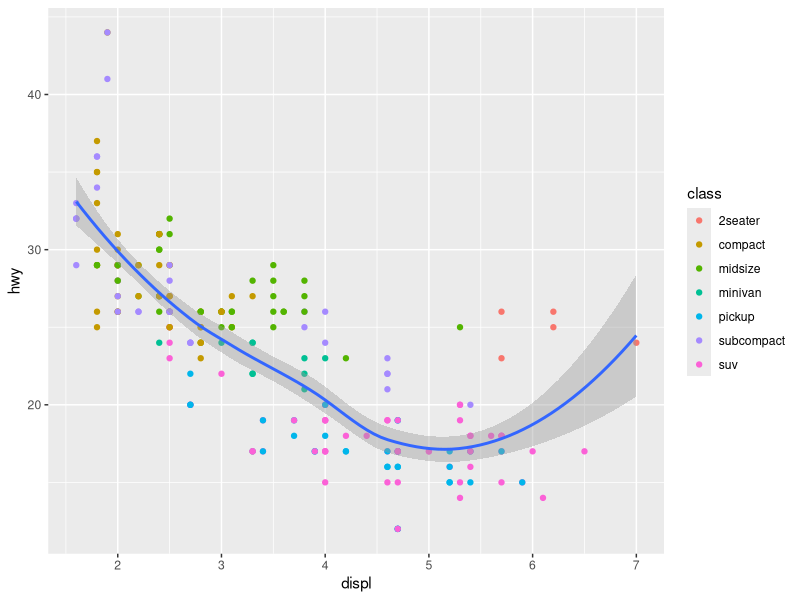
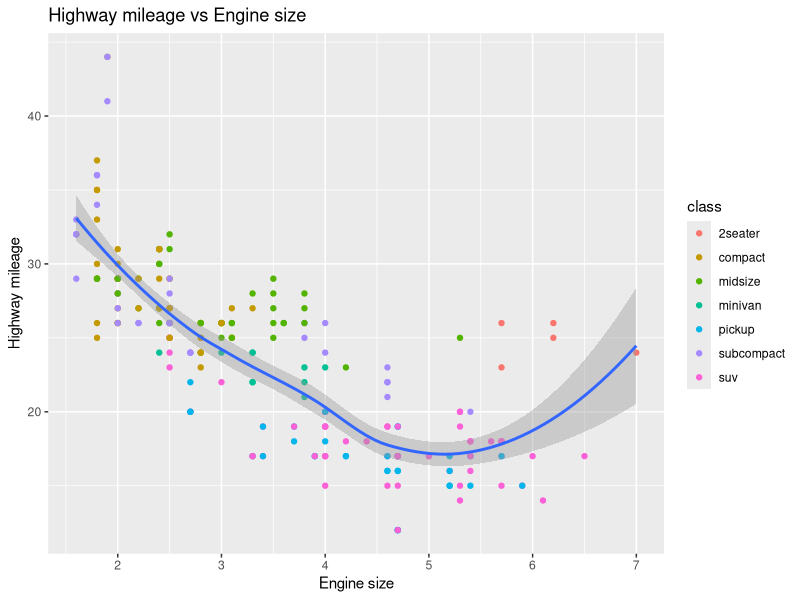
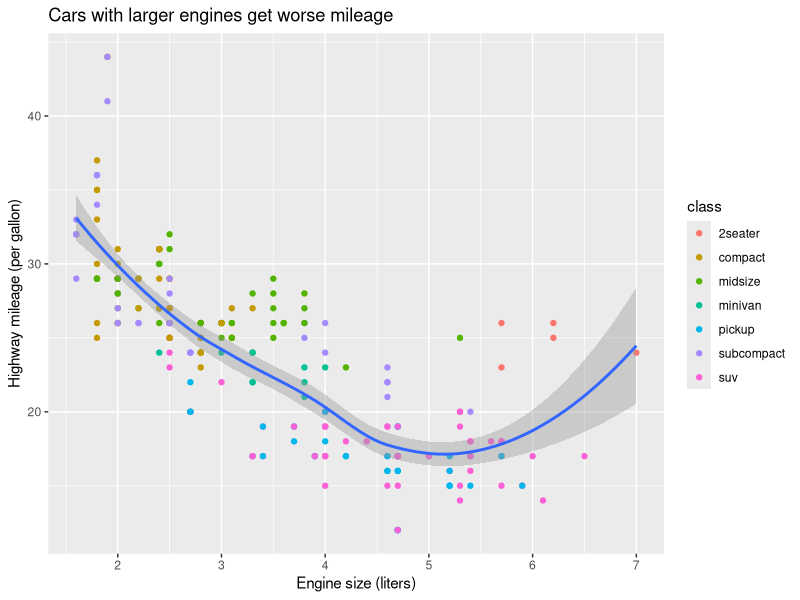
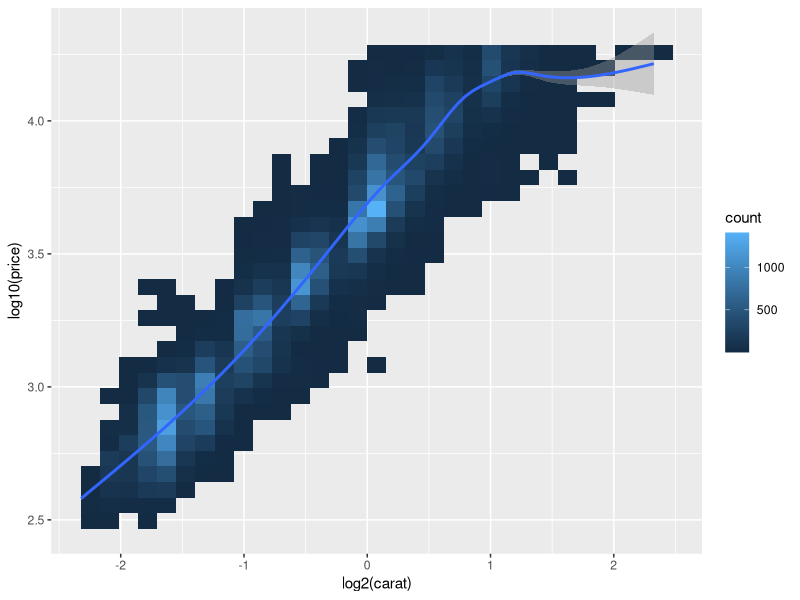
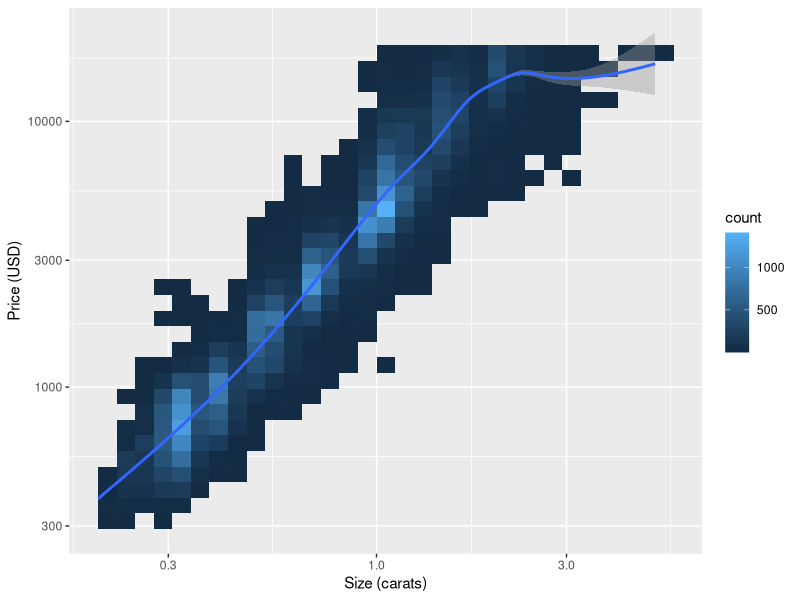
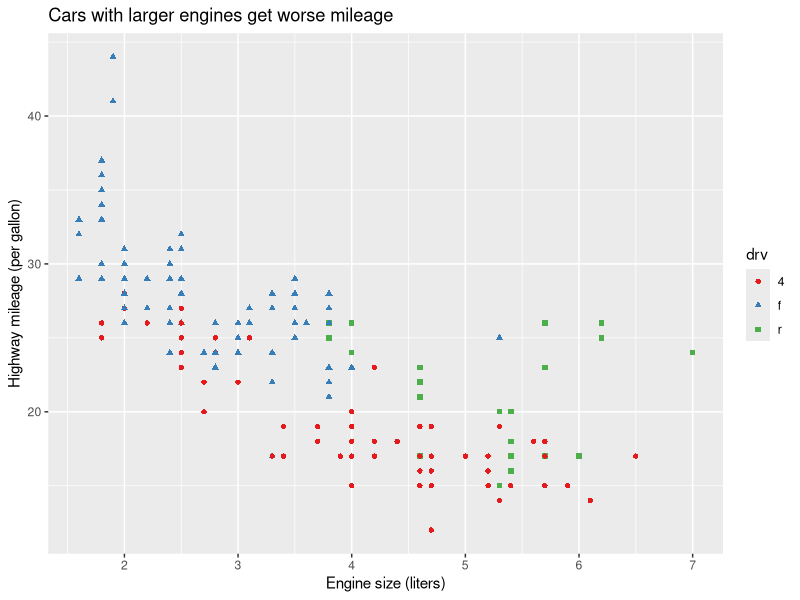
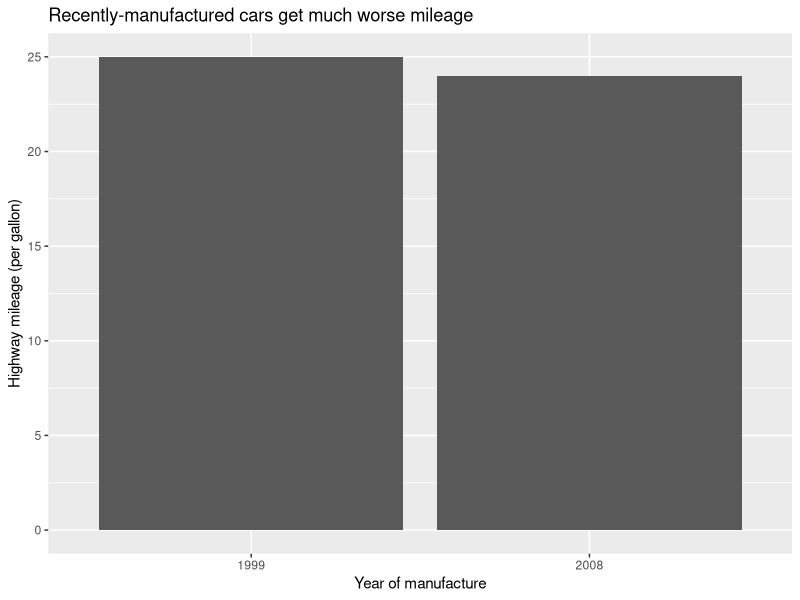

Source code (R) for these figures, in order:
## ---- chunk 1
knitr::opts_chunk$set(echo = TRUE)
library(tidyverse)
## ---- chunk 2
ggplot(mpg, aes(x=displ, y=hwy)) + 
  geom_point(aes(color=class)) + geom_smooth()
## ---- chunk 3
ggplot(mpg, aes(x=displ, y=hwy)) + 
  geom_point(aes(color=class)) + geom_smooth() +
  labs(title="Highway mileage vs Engine size",
       x="Engine size", y="Highway mileage")
## ---- chunk 4
ggplot(mpg, aes(x=displ, y=hwy)) + 
  geom_point(aes(color=class)) + geom_smooth() +
  labs(title="Cars with larger engines get worse mileage",
       x="Engine size (liters)", y="Highway mileage (per gallon)")
## ---- chunk 5
ggplot(diamonds, aes(x=log2(carat), y=log10(price))) +
  geom_bin2d() + geom_smooth()
## ---- chunk 6
ggplot(diamonds, aes(x=carat, y=price)) +
  geom_bin2d() + geom_smooth() + scale_x_log10() + scale_y_log10() +
  labs(x="Size (carats)", y="Price (USD)")
## ---- chunk 7
ggplot(mpg, aes(x=displ, y=hwy, color=drv, shape=drv)) + 
  geom_point() + scale_color_brewer(palette="Set1") +
  labs(title="Cars with larger engines get worse mileage",
       x="Engine size (liters)", y="Highway mileage (per gallon)")
## ---- chunk 8
mpg %>% group_by(year) %>%
  summarize(hwy=median(hwy)) %>%
  ggplot(aes(x=as.factor(year), y=hwy)) + geom_col() + 
  # coord_cartesian(ylim=c(23.5, 25.5)) +
  labs(title="Recently-manufactured cars get much worse mileage",
       x="Year of manufacture", y="Highway mileage (per gallon)")
## ---- chunk 9
sessionInfo()
